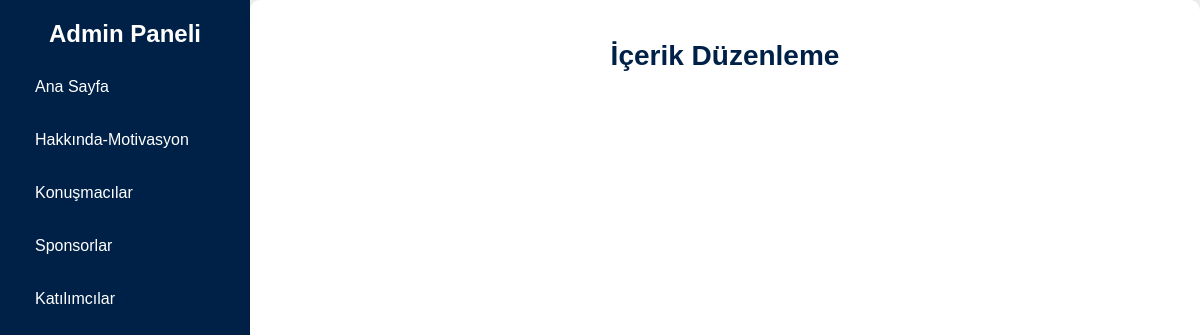
The page /admin/textdesign/textdesign.php on the database as committed earlier.
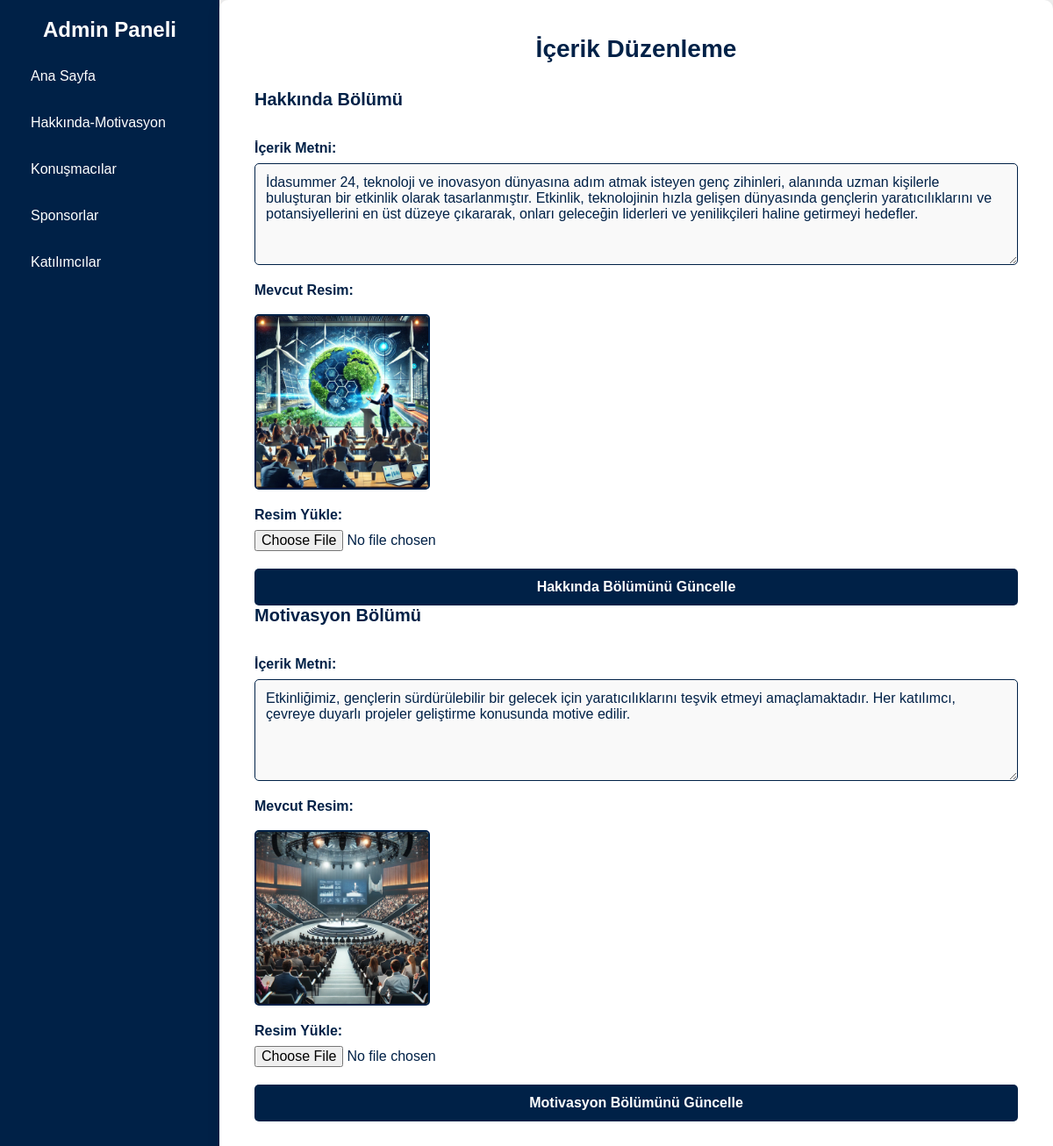
The same page on the database as committed later.
### tables this page shows
CREATE TABLE `section_content` (
  `id` int(11) NOT NULL,
  `section_name` varchar(50) NOT NULL,
  `image_url` varchar(255) NOT NULL,
  `content_text` text NOT NULL
);

### admin/textdesign/textdesign.php (the view, shortened to what this page needs)
<?php
require '../../config.php';
$query = "SELECT * FROM section_content";
$result = $conn->query($query);
$sections = [];
while ($row = $result->fetch_assoc()) {
    $sections[$row['section_name']] = $row;
}
?>
<!DOCTYPE html>
<html lang="tr">
<head>
    <link rel="stylesheet" href="style.css">
</head>
<body>
    <div class="sidebar">
        <h2>Admin Paneli</h2>
        <ul>
            <li><a href="../homedesign/homeup.php">Ana Sayfa</a></li>
            <li><a href="./textdesign.php">Hakkında-Motivasyon</a></li>
            <li><a href="../speakers/speakers.php">Konuşmacılar</a></li>
            <li><a href="../partners/partners.php">Sponsorlar</a></li>
            <li><a href="../katilim/katilim.php">Katılımcılar</a></li>
        </ul>
    </div>
    <div class="content">
        <h1>İçerik Düzenleme</h1>
        <?php if (isset($sections['hakkinda'])): ?>
            <form action="textdesign.php" method="POST" enctype="multipart/form-data">
                <h2>Hakkında Bölümü</h2>
                <div class="input-group">
                    <label for="content_text_hakkinda">İçerik Metni:</label>
                    <textarea id="content_text_hakkinda" name="content_text" rows="5" required><?php echo $sections['hakkinda']['content_text']; ?></textarea>
                </div>
                <div class="input-group">
                    <label>Mevcut Resim:</label>
                    <img src="../../home/content/<?php echo $sections['hakkinda']['image_url']; ?>" alt="Hakkında Resmi" width="200">
                </div>
                <div class="input-group">
                    <label for="image_file_hakkinda">Resim Yükle:</label>
                    <input type="file" id="image_file_hakkinda" name="image_file" accept="image/*">
                </div>
                <button type="submit" class="login-btn">Hakkında Bölümünü Güncelle</button>
            </form>
        <?php endif; ?>
        <?php if (isset($sections['motivasyon'])): ?>
            <form action="textdesign.php" method="POST" enctype="multipart/form-data">
                <h2>Motivasyon Bölümü</h2>
                <div class="input-group">
                    <label for="content_text_motivasyon">İçerik Metni:</label>
                    <textarea id="content_text_motivasyon" name="content_text" rows="5" required><?php echo $sections['motivasyon']['content_text']; ?></textarea>
                </div>
                <div class="input-group">
                    <label>Mevcut Resim:</label>
                    <img src="../../home/content/<?php echo $sections['motivasyon']['image_url']; ?>" alt="Motivasyon Resmi" width="200">
                </div>
                <div class="input-group">
                    <label for="image_file_motivasyon">Resim Yükle:</label>
                    <input type="file" id="image_file_motivasyon" name="image_file" accept="image/*">
                </div>
                <button type="submit" class="login-btn">Motivasyon Bölümünü Güncelle</button>
            </form>
        <?php endif; ?>
    </div>
</body>
</html>

### admin/textdesign/style.css (style rules this page uses)
* { margin: 0; padding: 0; box-sizing: border-box; font-family: Arial, sans-serif; }
body { display: flex; height: 100vh; overflow: hidden; background-color: #f0f0f0; }
.sidebar { width: 250px; background-color: rgb(0, 33, 71); color: white; padding: 20px; display: flex; flex-direction: column; align-items: center; }
.sidebar h2 { margin-bottom: 20px; text-align: center; color: white; }
.sidebar ul { list-style: none; width: 100%; }
.sidebar ul li { margin-bottom: 15px; position: relative; }
.sidebar ul li a { color: white; text-decoration: none; display: block; padding: 10px 15px; transition: background-color 0.3s, padding-left 0.3s; }
.content { flex: 1; padding: 40px; background-color: #fff; color: rgb(0, 33, 71); overflow-y: auto; border-radius: 10px; box-shadow: 0px 4px 15px rgba(0, 0, 0, 0.1); }
.content h1 { margin-bottom: 30px; color: rgb(0, 33, 71); font-size: 28px; font-weight: bold; text-align: center; }
.content form { display: flex; flex-direction: column; gap: 20px; }
.input-group { display: flex; flex-direction: column; }
.input-group label { font-size: 16px; font-weight: bold; margin-bottom: 8px; color: rgb(0, 33, 71); }
.input-group input[type="text"], .input-group textarea { padding: 12px; font-size: 16px; border: 1px solid rgb(0, 33, 71); border-radius: 5px; background-color: #f9f9f9; color: rgb(0, 33, 71); transition: border-color 0.3s; }
.input-group input[type="file"] { font-size: 16px; color: rgb(0, 33, 71); }
.input-group textarea { resize: vertical; }
.login-btn { background-color: rgb(0, 33, 71); color: white; padding: 12px; font-size: 16px; font-weight: bold; border: none; border-radius: 5px; cursor: pointer; transition: background-color 0.3s; }
.content h2 { font-size: 20px; color: rgb(0, 33, 71); margin-bottom: 15px; font-weight: bold; }
img { max-width: 100%; height: auto; margin-top: 10px; border: 2px solid rgb(0, 33, 71); border-radius: 5px; }

Rows that differ between the two databases and show on the page:
added section_content: content_text "İdasummer 24, teknoloji ve inovasyon dünyasına adım atmak isteyen genç zihinleri, alanında uzman kişilerle buluşturan bir etkinlik olarak tasarlanmıştır. Etkinlik, teknolojinin hızla gelişen dünyasında gençlerin yaratıcılıklarını ve potansiyellerini en üst düzeye çıkararak, onları geleceğin liderleri ve yenilikçileri haline getirmeyi hedefler.", image_url (picture)
added section_content: content_text "Etkinliğimiz, gençlerin sürdürülebilir bir gelecek için yaratıcılıklarını teşvik etmeyi amaçlamaktadır. Her katılımcı, çevreye duyarlı projeler geliştirme konusunda motive edilir.", image_url (picture)
Other text that changed with them:
text now shown: "Hakkında Bölümü İçerik Metni: Mevcut Resim: Resim Yükle: Hakkında Bölümünü Güncelle Motivasyon Bölümü İçerik Metni: Mevcut Resim: Resim Yükle: Motivasyon Bölümünü Güncelle"
